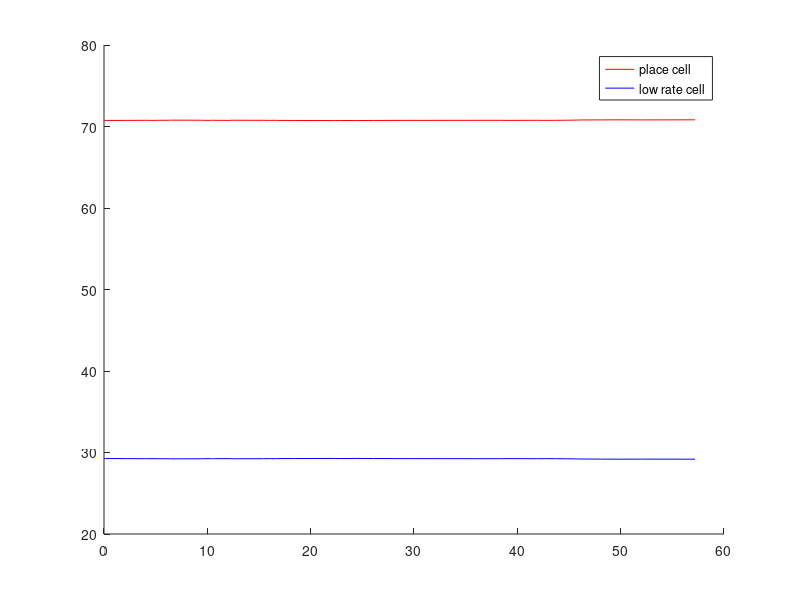

Write the MATLAB code that produced this figure.
function [PC LC T] = epckineticmodel2(pc,k_PL,k_LP,isplot)
%EPCKINETICMODEL2   Simulation of stochastic 'kinetic reaction'.
%   EPCKINETICMODEL2 simulates a simple reversible reaction with two rate
%   constants.
%   Reaction: PC <-> LC
%   It is a simulation of a continuous time discrete state Markov process
%   (equivalent to M/M/1 problem in queuing theory).
%
%   EPCKINETICMODEL2(PC,K_PL,K_LP) receives the initial percentage of PC as
%   well as the PC to LC and LC to PC rate constants as input arguments. In
%   this implementation K_PL and K_PL can change in time; thus, they should
%   be given as time-resolved vectors.
%
%   [PC LC T] = EPCKINETICMODEL2(PC,K_PL,K_LP) returns the concentrations
%   (PC, LC) along with their time vector (T).
%
%   [PC LC T] = EPCKINETICMODEL2(PC,K_PL,K_LP,ISPLOT) takes a fourth input
%   argument. If ISPLOT = 1, the dynamics are displayed (default).
%
%   See also EPCKINETICMODEL and EPCMETAMODEL.

% Input argument check
error(nargchk(0,4,nargin))
if nargin < 4
    isplot = 1;
end

% Setting the initial number of cells (assuming deterministic initial state)
if nargin < 1
    pc = 70.75;   % place cells (%)
end
lc = 100 - pc;   % low rate cells (%)
N = 100;
pc = round(pc*N);   % convert to sufficient quantites from percentages
lc = round(lc*N);

% Setting rate constants
if nargin < 3
    k_LP = ones(1,60) * 0.0001;
end
if nargin < 2
    pk_PL = lc / pc * k_LP;    % default: steady state
    k_PL = pk_PL;
end

% Initializing time
t = 0;
st = 60;   % stopping time

% Simulation
PC = pc;
LC = lc;
T = eps * 1000;    % numerically, k < k + eps * 1000
while t < st
%     disp(t)
    if pc == 0
        disp('All place cells has been converted to low rate cells.')
        break
    end
    [pc,lc,t] = onestep(pc,lc,t,k_PL(floor(t)+1),k_LP(floor(t)+1));    % calculate one simulation step
    if pc < 0 || lc < 0    % programing error control
        error('Simulation error: negative quantity.')
    end
    PC = [PC pc]; %#ok<AGROW>
    LC = [LC lc]; %#ok<AGROW>
    T = [T t]; %#ok<AGROW>
end
if length(PC) > 1   % keep initial values, if ther is nothing else
    PC = PC(1:end-1);   % last time instance > st
    LC = LC(1:end-1);
    T = T(1:end-1);
end

% Convert numbers back to percentages
PC = PC / N;
LC = LC / N;

% Plot simulation results
if isplot
    figure
    hold on
    P1 = plot(T,LC,'b');
    P2 = plot(T,PC,'r');
    legend([P2 P1],{'place cell' 'low rate cell'})
end



% -------------------------------------------------------------------------
function [pc,lc,t] = onestep(pc,lc,t,k_PL,k_LP)

% Generating random reaction and waiting time (exponential)
% rand('twister', sum(100*fliplr(clock)));    % initialize the state of the random generator
if ~isequal(pc,0) && ~isequal(lc,0)
    q_PL = k_PL * pc;    % infinitesimal transmission probabilities
    q_LP = k_LP * lc;
    Q = q_PL + q_LP;
    cst = 10 ^ 10;
    r = rand(1) * Q * cst + 0.5;   % uniform random number from U(0.5,Q*cst+0.5); cst multiplyer is to get rid of rounding problems
    rr = round(r);      % discrete uniform random number on {1,2,...,Q*cst}
    if rr <= q_PL * cst      % draw reaction with a probability proportional to its reaction velocity
        R = 'PL';
    else
        R = 'LP';
    end
%     rand('twister', sum(100*fliplr(clock)));
    dt = exprnd(1/Q);    % in Matlab, expectation value should be given as input argument, which 
                         % is the reciprocal of the parameter of the exponential distribution
elseif isequal(pc,0) && ~isequal(lc,0)
    R = 'LP';
    q_LP = k_LP * lc;
    dt = exprnd(1/q_LP);
elseif isequal(lc,0) && ~isequal(pc,0)
    R = 'PL';
    q_PL = k_PL * pc;
    dt = exprnd(1/q_PL);
end

% Modify the quantities due to the selected reaction step
switch R
    case 'PL'
        pc = pc - 1;
        lc = lc + 1;
    case 'LP'
        pc = pc + 1;
        lc = lc - 1;
end
t = t + dt;     % increase time

if pc < 0 || lc < 0    % programing error control
    error('Simulation error: negative quantity.')
end
